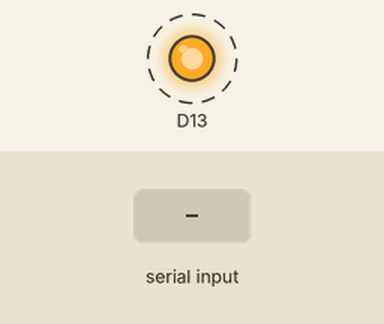
The sketch below on a simulated Arduino Zero (SAMD21). Shown: output pins drawn as LEDs (lit = HIGH). Dashed ring = blinking. The inputs (shaded band) are chosen by the test bench. What the sketch prints to the serial monitor is not drawn.

Above: at 6.3 s.
6.4 s: "b" received over Serial
At 6.9 s:
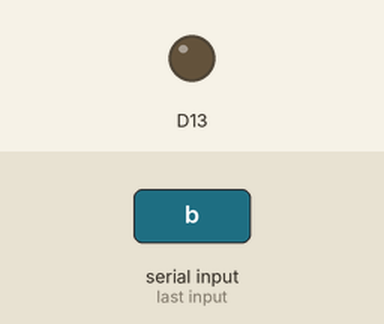
8.0 s: "a" received over Serial
At 8.4 s:
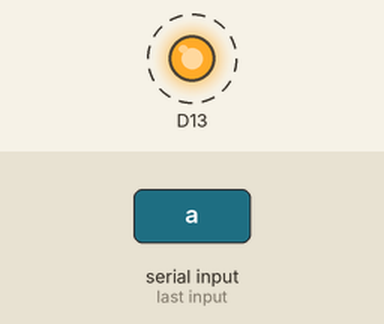
Timing chart, 0 to 18.0 s (numbered marks = the images above; inputs shaded):
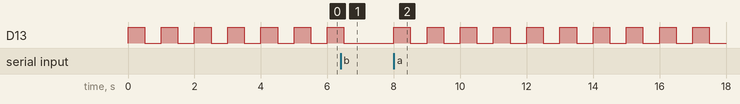

The sketch:

blink.ino
```cpp
// Yea or na?
/*
This is a test of the SAMD board
*/


void setup() {
    SerialUSB.begin(115200);
    pinMode(13, OUTPUT);
}

bool go = true;
void loop() {
	// Listen for serial stuff
	if (SerialUSB.available()) {
		char c = SerialUSB.read();
		switch (c) {
			case 'a':
				go = true;
				break;
			case 'b':
				go = false;
				break;
			default:
				SerialUSB.println("Wrong!");
		}
	}

    if (go) {
    	SerialUSB.println("Hoi");
	    digitalWrite(13, HIGH);
	    delay(500);
	    digitalWrite(13, LOW);
	    delay(500);
    }
}
```

Measured:
- after the input at 6.4 s, D13: goes on until 6.5 s, then stays LOW
- after the input at 8.0 s, D13: alternates HIGH for 0.50 s and LOW for 0.50 s, starting at once
- by itself, D13: alternates HIGH for 0.50 s and LOW for 0.50 s
